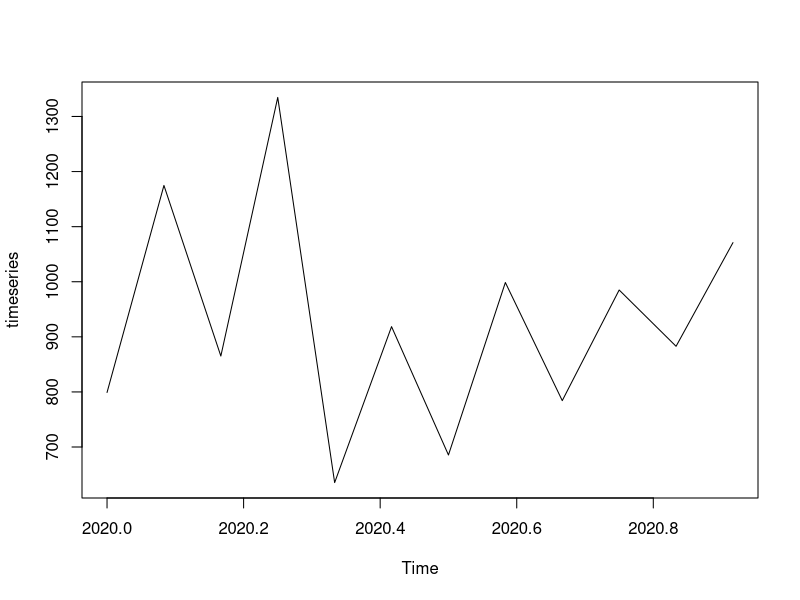
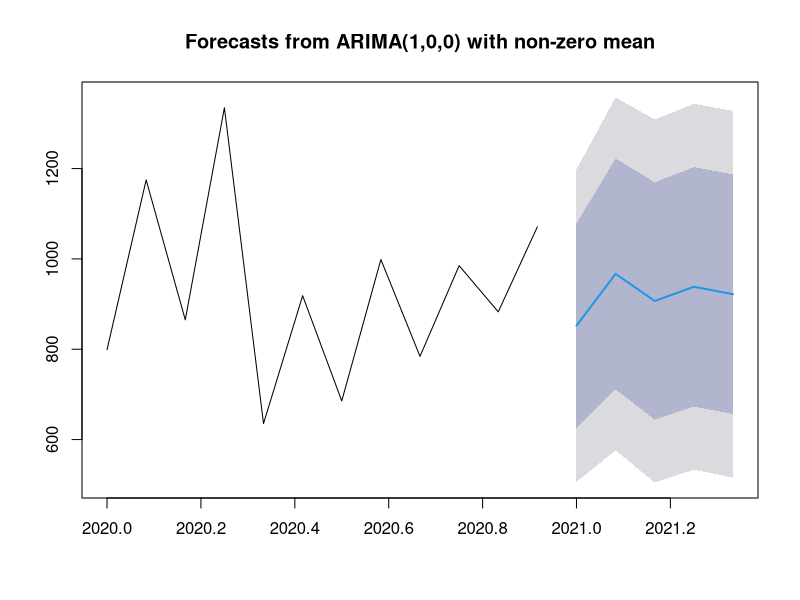
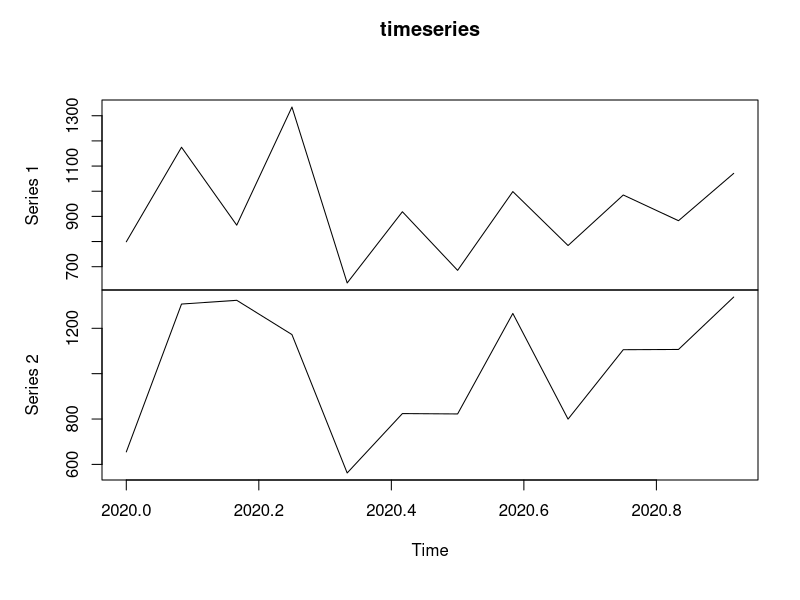

Reproduce these figures in R, in order.
# Single Time Series

rainfall <- c(799,1174.8,865.1,1334.6,635.4,918.5,685.5,998.6,784.2,985,882.8,1071)
View(rainfall)

print(rainfall)

timeseries <- ts(rainfall,start = c(2020,1),frequency = 12)
print(timeseries)
View(timeseries)
plot(timeseries)

library(forecast)

fit <- auto.arima(timeseries)

forecasting <- forecast(fit,5)
print(forecasting)
plot(forecasting)

#Multiple Timeseries
chennai <- c(799,1174.8,865.1,1334.6,635.4,918.5,685.5,998.6,784.2,985,882.8,1071)
bangalore <- c(655,1306.9,1323.4,1172.2,562.2,824,822.4,1265.5,799.6,1105.6,1106.7,1337.8)

combined <- matrix (c(chennai,bangalore), nrow=12)
View(combined)
timeseries<-ts(combined, start=c(2020,1),frequency=12)
print(timeseries)
plot(timeseries)
